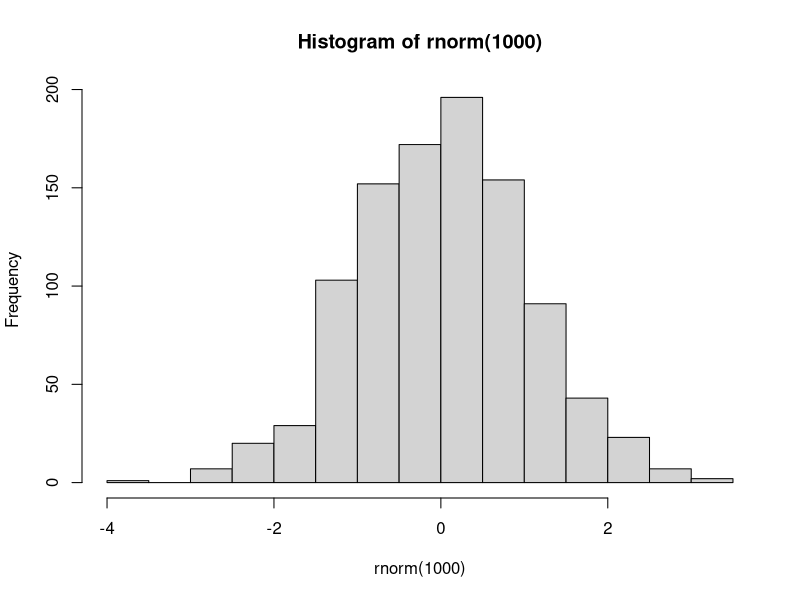

Write the R code that produced this figure.
## ---- chunk 1
hist(rnorm(1000)) 
